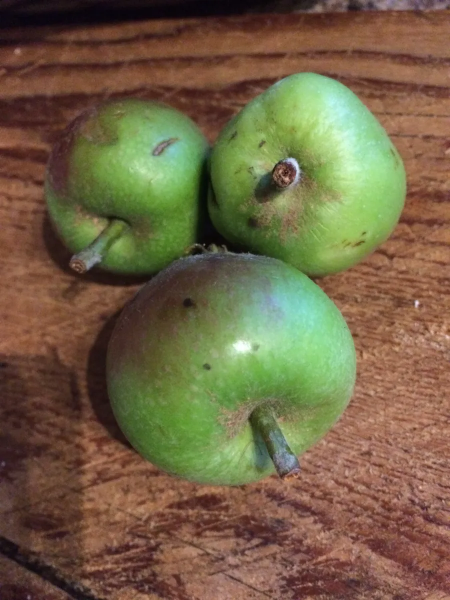
#> input picture img_5874-1.png, 900 x 1200 px (shown at 1/2 size)
$ python -i preprocessing.py   (imports and definitions only)   (older library calls are emulated)
#> lines starting #> are read from the running program, lines starting #| are printed output that depends on the picture; after the words box and inside, x2 and y2 are one past the last pixel; in counts of white or black regions, pixels touching at a corner belong together
from pathlib import Path

import cv2
import numpy as np


def resize_preserving_aspect_ratio(image, target_size=(640, 640)):
    #Resize an image to fit inside target_size without distortion
    target_width, target_height = target_size
    original_height, original_width = image.shape[:2]

    scale = min(
        target_width / original_width,
        target_height / original_height,
    )

    resized_width = max(1, int(round(original_width * scale)))
    resized_height = max(1, int(round(original_height * scale)))

    interpolation = cv2.INTER_AREA if scale < 1 else cv2.INTER_LINEAR
    resized_image = cv2.resize(
        image,
        (resized_width, resized_height),
        interpolation=interpolation,
    )

    left_padding = (target_width - resized_width) // 2
    top_padding = (target_height - resized_height) // 2
    right_padding = target_width - resized_width - left_padding
    bottom_padding = target_height - resized_height - top_padding

    padding = (
        left_padding,
        top_padding,
        right_padding,
        bottom_padding,
    )

    return resized_image, scale, padding


def add_letterbox_padding(
    image,
    target_size=(640, 640),
    padding_colour=(255, 255, 255),
):
    #Centre an already resized image on a fixed-size canvas.
    target_width, target_height = target_size
    image_height, image_width = image.shape[:2]

    if image_width > target_width or image_height > target_height:
        raise ValueError("Image is larger than the target canvas.")

    standardised_image = np.full(
        (target_height, target_width, 3),
        padding_colour,
        dtype=image.dtype,
    )

    left_padding = (target_width - image_width) // 2
    top_padding = (target_height - image_height) // 2

    standardised_image[
        top_padding:top_padding + image_height,
        left_padding:left_padding + image_width,
    ] = image

    return standardised_image


def create_valid_content_mask(
    output_size,
    resize_padding,
):
    # Create a binary mask separating image content from padding
    output_width, output_height = output_size

    (
        left_padding,
        top_padding,
        right_padding,
        bottom_padding,
    ) = resize_padding

    valid_content_mask = np.zeros(
        (output_height, output_width),
        dtype=np.uint8,
    )

    x1 = left_padding
    y1 = top_padding
    x2 = output_width - right_padding
    y2 = output_height - bottom_padding

    valid_content_mask[y1:y2, x1:x2] = 255

    return valid_content_mask


def calculate_blur_score(image, reference_width=256):
    #Calculate a size-normalised variance-of-Laplacian blur score.
    image_height, image_width = image.shape[:2]
    scale = reference_width / image_width
    reference_height = max(1, int(round(image_height * scale)))

    interpolation = cv2.INTER_AREA if scale < 1 else cv2.INTER_LINEAR
    reference_image = cv2.resize(
        image,
        (reference_width, reference_height),
        interpolation=interpolation,
    )

    greyscale_image = cv2.cvtColor(
        reference_image,
        cv2.COLOR_BGR2GRAY,
    )

    return float(
        cv2.Laplacian(
            greyscale_image,
            cv2.CV_64F,
            ksize=3,
        ).var()
    )


def calculate_input_quality_metrics(image):
    #Measure exposure and contrast before enhancement is applied.
    hsv_image = cv2.cvtColor(image, cv2.COLOR_BGR2HSV)
    value_channel = hsv_image[:, :, 2]

    lower_percentile, upper_percentile = np.percentile(
        value_channel,
        (5, 95),
    )

    return {
        "mean_brightness": float(np.mean(value_channel)),
        "contrast_score": float(np.std(value_channel)),
        "dynamic_range": float(upper_percentile - lower_percentile),
        "dark_pixel_ratio": float(np.mean(value_channel <= 40)),
        "bright_pixel_ratio": float(np.mean(value_channel >= 215)),
    }


def classify_preprocessing_suitability(
    blur_score,
    blur_threshold,
    mean_brightness,
    contrast_score,
    dynamic_range,
    dark_pixel_ratio,
    bright_pixel_ratio,
):
    # Convert numerical quality measurements into four operator-facing labels.
    blur_status = (
        "Acceptable"
        if blur_score >= blur_threshold else "Blurry"
    )

    if mean_brightness >= 210 or bright_pixel_ratio >= 0.45:
        exposure_status = "Overexposed"
    elif mean_brightness <= 55 or dark_pixel_ratio >= 0.40:
        exposure_status = "Underexposed"
    else:
        exposure_status = "Acceptable"

    if contrast_score < 25 or dynamic_range < 50:
        contrast_status = "Low"
    else:
        contrast_status = "Acceptable"

    preprocessing_suitability = (
        "Acceptable"
        if (
            blur_status == "Acceptable"
            and exposure_status == "Acceptable"
            and contrast_status == "Acceptable"
        )
        else "Review required"
    )

    return {
        "preprocessing_suitability": preprocessing_suitability,
        "blur_status": blur_status,
        "exposure_status": exposure_status,
        "contrast_status": contrast_status,
    }


def preprocess_fruit_image(
    image_path,
    median_kernel=5,
    bilateral_diameter=5,
    bilateral_sigma_colour=25,
    bilateral_sigma_space=25,
    clahe_clip_limit=1.0,
    clahe_grid_size=(8, 8),
    sharpen_strength=0.08,
    blur_threshold=60.0,
    output_size=(640, 640),
):
    #Read, standardise and preprocess one fruit image.
#> called with image_path = '../img_5874-1.png', median_kernel = 5, bilateral_diameter = 5, bilateral_sigma_colour = 25, bilateral_sigma_space = 25, clahe_clip_limit = 1, clahe_grid_size = (8, 8), sharpen_strength = 0.08
    image_path = Path(image_path)

    if median_kernel <= 0 or median_kernel % 2 == 0:
        raise ValueError("median_kernel must be a positive odd integer.")

    if output_size[0] <= 0 or output_size[1] <= 0:
        raise ValueError("output_size values must be positive integers.")

    # 1. IMAGE READING AND VALIDATION
    source_image = cv2.imread(str(image_path))
#> source_image is the input picture: shape (1200, 900, 3); mean B, G, R 70.1, 99.4, 114.4

    if source_image is None:
        raise FileNotFoundError(f"Unable to read image: {image_path}")

    # 2. INPUT-SIZE STANDARDISATION
    # Resize before filtering so every image enters the pipeline at a
    # consistent scale. Padding is added only after processing so it cannot
    # influence denoising, CLAHE or the blur score.
    resized_image, resize_scale, resize_padding = (
        resize_preserving_aspect_ratio(
            source_image,
            output_size,
        )
    )
#> in resize_preserving_aspect_ratio, `resized_image = cv2.resize( image, (resized_width, resized_height), in..`:
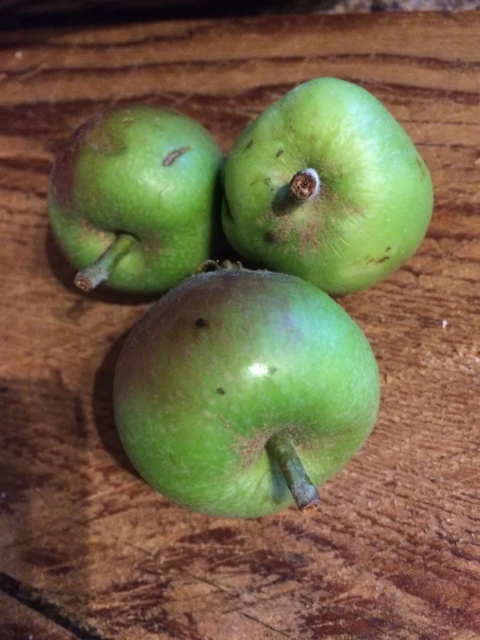
#> resized_image: shape (640, 480, 3); mean B, G, R 70.1, 99.4, 114.4
#> resize_scale = 0.533; resize_padding = (80, 0, 80, 0)

    # 3. INPUT-QUALITY MEASUREMENT
    # These metrics describe the resized content before filtering or CLAHE.
    # No qualitative exposure labels are assigned until suitable thresholds
    # have been established using the project dataset.
    quality_metrics = calculate_input_quality_metrics(resized_image)
#> in calculate_input_quality_metrics, `hsv_image = cv2.cvtColor(image, cv2.COLOR_BGR2HSV)`: hsv_image: shape (640, 480, 3); mean H, S, V 27.9, 117.7, 125
#> in calculate_input_quality_metrics, `value_channel = hsv_image[:, :, 2]`:
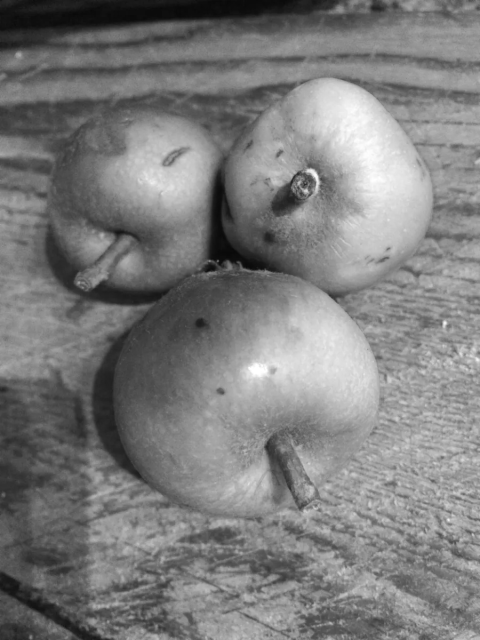
#> value_channel: shape (640, 480); min 9, max 255, mean 125
#> in calculate_input_quality_metrics, `lower_percentile, upper_percentile = np.percentile( value_channel, (5,..`: lower_percentile = 46; upper_percentile = 203
#> quality_metrics = {'mean_brightness': 125, 'contrast_score': 45.66, 'dynamic_range': 157, 'dark_pixel_ratio': 0.0412, 'bright_pixel_ratio': 0.0306}

    # 4. MEDIAN DENOISING
    # A fixed 5 x 5 kernel removes the observed salt-and-pepper noise while
    # retaining more detail than the stronger 7 x 7 alternative.
    median_image = cv2.medianBlur(
        resized_image,
        median_kernel,
    )

    # 5. BLUR ASSESSMENT
    blur_score = calculate_blur_score(median_image)
#> in calculate_blur_score, `greyscale_image = cv2.cvtColor( reference_image, cv2.COLOR_BGR2GRAY, )`:
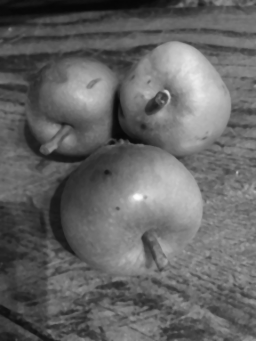
#> greyscale_image: shape (341, 256); min 6, max 252, mean 100.5
#> blur_score = 873
    is_blurry = blur_score < blur_threshold
#> is_blurry = False

    suitability_labels = classify_preprocessing_suitability(
        blur_score=blur_score,
        blur_threshold=blur_threshold,
        **quality_metrics,
    )
#> in classify_preprocessing_suitability, `blur_status = ( "Acceptable" if blur_score >= blur_threshold else "Blu..`: blur_status = 'Acceptable'
#> suitability_labels = {'preprocessing_suitability': 'Acceptable', 'blur_status': 'Acceptable', 'exposure_status': 'Acceptable', 'contrast_status': 'Acceptable'}

    # 6. EDGE-PRESERVING BILATERAL DENOISING
    bilateral_image = cv2.bilateralFilter(
        median_image,
        bilateral_diameter,
        bilateral_sigma_colour,
        bilateral_sigma_space,
    )

    # 7. HSV COLOUR-SPACE CONVERSION
    hsv_image = cv2.cvtColor(
        bilateral_image,
        cv2.COLOR_BGR2HSV,
    )
#> hsv_image: shape (640, 480, 3); mean H, S, V 27.5, 117.2, 124.9
    hue, saturation, value = cv2.split(hsv_image)
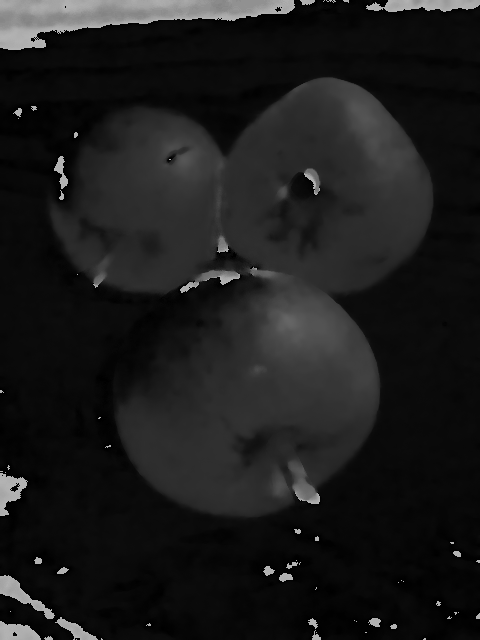
#> hue: shape (640, 480); min 0, max 179, mean 27.5

    # 8. CLAHE CONTRAST ENHANCEMENT ON THE VALUE CHANNEL
    clahe = cv2.createCLAHE(
        clipLimit=clahe_clip_limit,
        tileGridSize=clahe_grid_size,
    )
    value_enhanced = clahe.apply(value)

    analysis_hsv = cv2.merge(
        (hue, saturation, value_enhanced)
    )
#> analysis_hsv: shape (640, 480, 3); mean H, S, V 27.5, 117.2, 129.7
    analysis_image = cv2.cvtColor(
        analysis_hsv,
        cv2.COLOR_HSV2BGR,
    )

    # 9. OPTIONAL LAPLACIAN SHARPENING FOR DISPLAY ONLY
    if sharpen_strength > 0:
        laplacian = cv2.Laplacian(
            value_enhanced,
            cv2.CV_32F,
            ksize=3,
        )
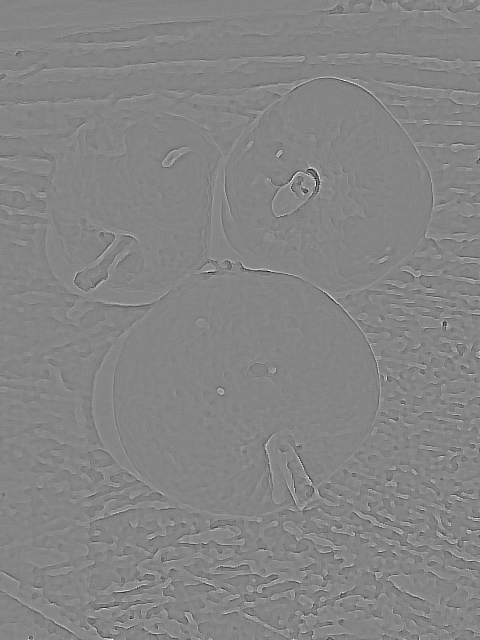
#> laplacian: shape (640, 480) float32; min -372, max 340, mean 0; drawn with min black and max white

        value_sharpened = np.clip(
            value_enhanced.astype(np.float32)
            - sharpen_strength * laplacian,
            0,
            255,
        ).astype(np.uint8)

        display_hsv = cv2.merge(
            (hue, saturation, value_sharpened)
        )
#> display_hsv: shape (640, 480, 3); mean H, S, V 27.5, 117.2, 129.2
        display_image = cv2.cvtColor(
            display_hsv,
            cv2.COLOR_HSV2BGR,
        )
    else:
        display_image = analysis_image.copy()

    # 10. FIXED-SIZE OUTPUT CREATION
    # All stages use identical padding and become exactly output_size.
    original_standardised = add_letterbox_padding(
        resized_image,
        output_size,
    )
    median_standardised = add_letterbox_padding(
        median_image,
        output_size,
    )
    bilateral_standardised = add_letterbox_padding(
        bilateral_image,
        output_size,
    )
    analysis_standardised = add_letterbox_padding(
        analysis_image,
        output_size,
    )
#> call 4 of add_letterbox_padding, with target_size = (640, 640), padding_colour = (255, 255, 255)
#> in add_letterbox_padding (call 4), `standardised_image[ top_padding:top_padding + image_height, left_paddi..`:
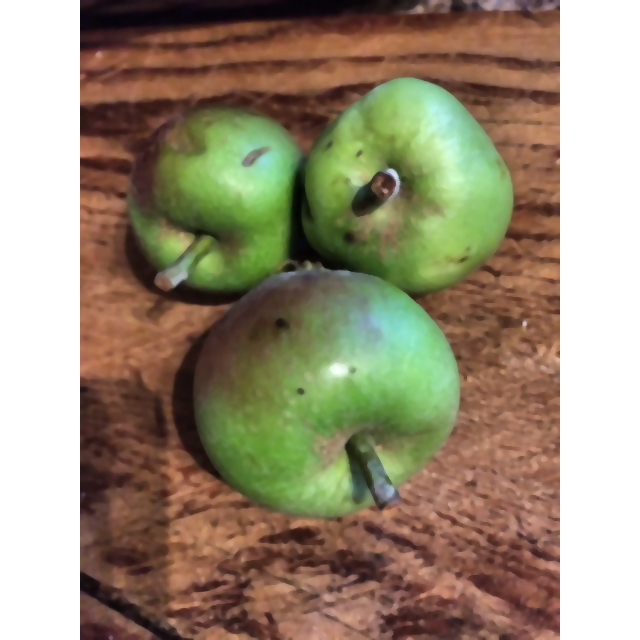
#> standardised_image: shape (640, 640, 3); mean B, G, R 117.8, 140.8, 152.7
    display_standardised = add_letterbox_padding(
        display_image,
        output_size,
    )

    valid_content_mask = create_valid_content_mask(
        output_size,
        resize_padding,
    )
#> in create_valid_content_mask, `( left_padding, top_padding, right_padding, bottom_padding, ) = resize..`: left_padding = 80; top_padding = 0; right_padding = 80; bottom_padding = 0
#> in create_valid_content_mask, `x1 = left_padding`: x1 = 80
#> in create_valid_content_mask, `y1 = top_padding`: y1 = 0
#> in create_valid_content_mask, `x2 = output_width - right_padding`: x2 = 560
#> in create_valid_content_mask, `y2 = output_height - bottom_padding`: y2 = 640
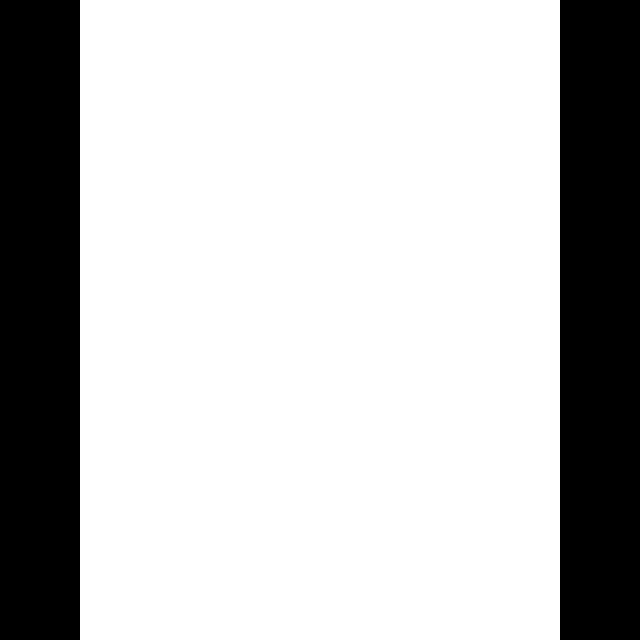
#> valid_content_mask: shape (640, 640); 75% white; 2 black regions, box (x1, y1, x2, y2) and area: (0, 0, 80, 640) 51200, (560, 0, 640, 640) 51200

    valid_content_bbox = (
        resize_padding[0],
        resize_padding[1],
        output_size[0] - resize_padding[2],
        output_size[1] - resize_padding[3],
    )
#> valid_content_bbox = (80, 0, 560, 640)

    return {
        "original_image": original_standardised,
        "median_image": median_standardised,
        "bilateral_image": bilateral_standardised,
        "classification_image": bilateral_standardised,
        "analysis_image": analysis_standardised,
        "display_image": display_standardised,
        "source_image_full_resolution": source_image,
        "resize_scale": resize_scale,
        "resize_padding": resize_padding,
        "output_size": output_size,
        "valid_content_mask": valid_content_mask,
        "valid_content_bbox": valid_content_bbox,
        "blur_score": blur_score,
        "is_blurry": is_blurry,
        **suitability_labels,
        **quality_metrics,
    }

>>> result = preprocess_fruit_image('../img_5874-1.png')
#> result = 23 items

$ run again, on a_f326.png
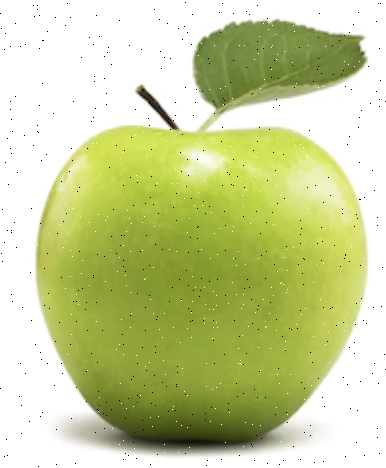
#> input picture a_f326.png, 386 x 468 px
#> in preprocess_fruit_image, source_image is the input picture: shape (468, 386, 3); mean B, G, R 152.4, 209.2, 200.5
#> resize_scale = 1.37; resize_padding = (56, 0, 56, 0)
#> lower_percentile = 128; upper_percentile = 255
#> quality_metrics = {'mean_brightness': 209.2, 'contrast_score': 48.6, 'dynamic_range': 127, 'dark_pixel_ratio': 0.00221, 'bright_pixel_ratio': 0.545}
#> blur_score = 385.8
#> is_blurry = False
#> blur_status = 'Acceptable'
#> preprocessing_suitability = 'Review required'
#> suitability_labels = {'preprocessing_suitability': 'Review required', 'blur_status': 'Acceptable', 'exposure_status': 'Overexposed', 'contrast_status': 'Acceptable'}
#> analysis_hsv: shape (640, 528, 3); mean H, S, V 22.7, 83.8, 204.2
#> display_hsv: shape (640, 528, 3); mean H, S, V 22.7, 83.8, 203.9
#> in add_letterbox_padding (call 4), `standardised_image[ top_padding:top_padding + image_height, left_paddi..`:
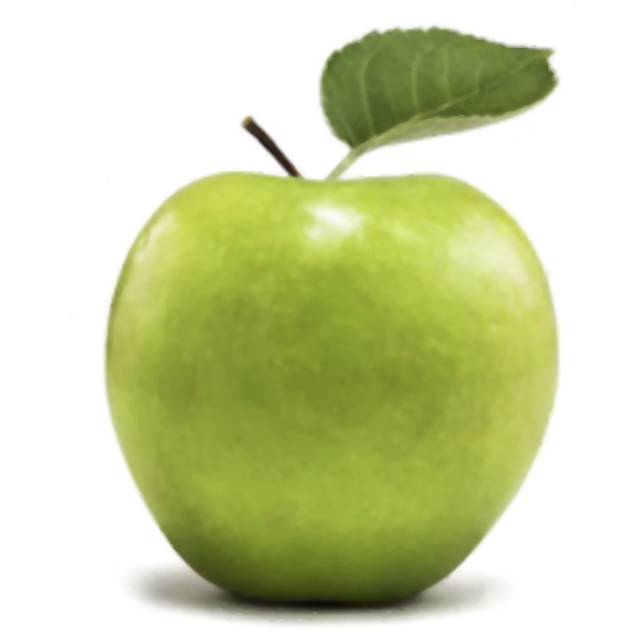
#> standardised_image: shape (640, 640, 3); mean B, G, R 168.1, 213, 206
#> in create_valid_content_mask, `( left_padding, top_padding, right_padding, bottom_padding, ) = resize..`: left_padding = 56; top_padding = 0; right_padding = 56; bottom_padding = 0
#> x1 = 56
#> y1 = 0
#> x2 = 584
#> y2 = 640
#> in preprocess_fruit_image, `valid_content_mask = create_valid_content_mask( output_size, resize_pa..`:
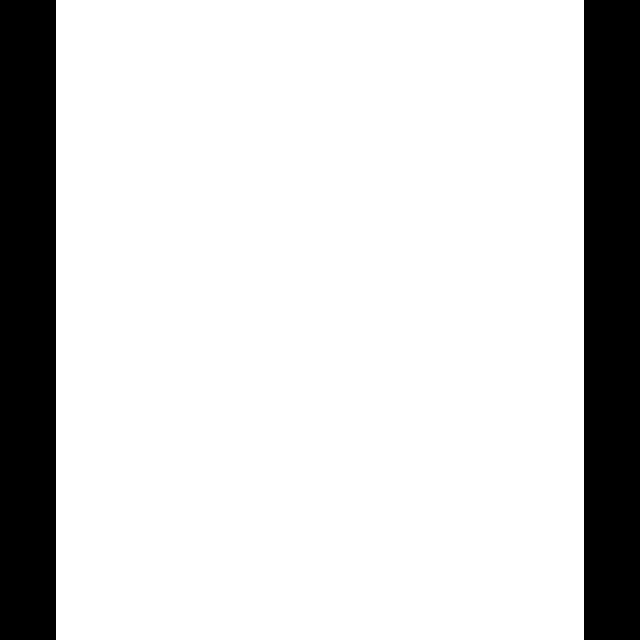
#> valid_content_mask: shape (640, 640); 82.5% white; 2 black regions, box (x1, y1, x2, y2) and area: (0, 0, 56, 640) 35840, (584, 0, 640, 640) 35840
#> valid_content_bbox = (56, 0, 584, 640)
#> result = 23 items
